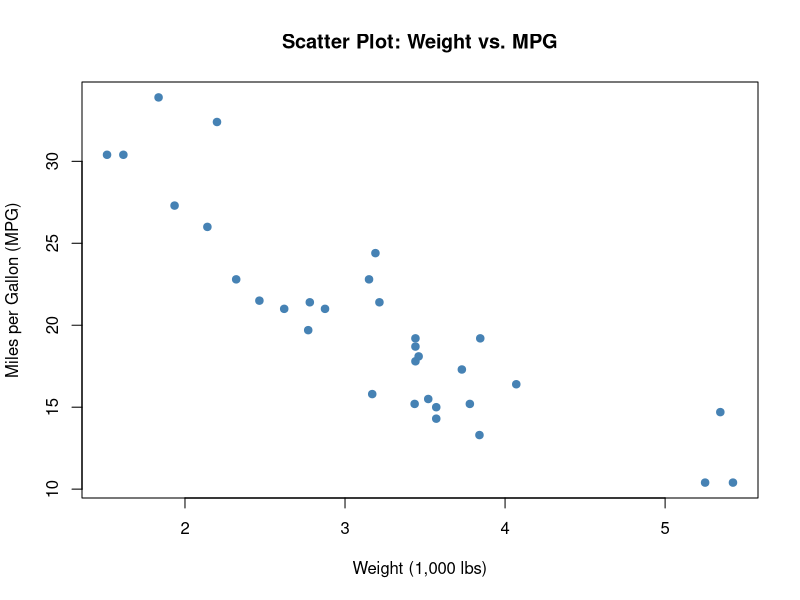

Write R code to recreate this figure.
plot(
  x = mtcars$wt,
  y = mtcars$mpg,
  main = "Scatter Plot: Weight vs. MPG",
  xlab = "Weight (1,000 lbs)",
  ylab = "Miles per Gallon (MPG)",
  pch = 19,          
  col = "steelblue"  
)
